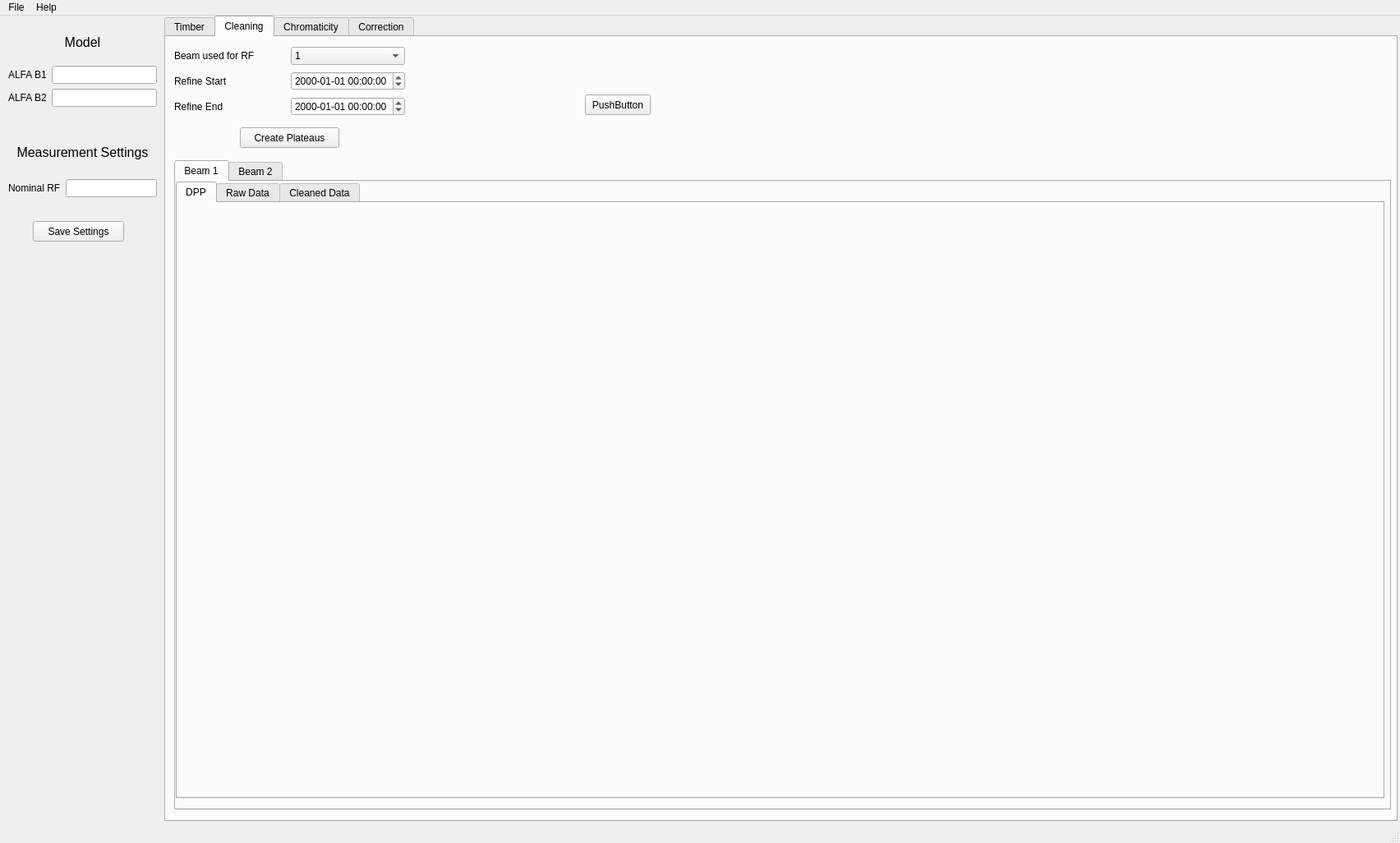
<?xml version="1.0" encoding="UTF-8"?>
<ui version="4.0">
 <class>mainWindow</class>
 <widget class="QMainWindow" name="mainWindow">
  <property name="geometry">
   <rect>
    <x>0</x>
    <y>0</y>
    <width>1704</width>
    <height>1026</height>
   </rect>
  </property>
  <property name="windowTitle">
   <string>Non-Linear Chromaticity GUI</string>
  </property>
  <widget class="QWidget" name="centralwidget">
   <widget class="QTabWidget" name="tabWidget">
    <property name="geometry">
     <rect>
      <x>200</x>
      <y>0</y>
      <width>1501</width>
      <height>981</height>
     </rect>
    </property>
    <property name="currentIndex">
     <number>1</number>
    </property>
    <widget class="QWidget" name="timberTab">
     <property name="font">
      <font>
       <weight>50</weight>
       <bold>false</bold>
      </font>
     </property>
     <attribute name="title">
      <string>Timber</string>
     </attribute>
     <widget class="QPushButton" name="extractTimberButton">
      <property name="geometry">
       <rect>
        <x>20</x>
        <y>110</y>
        <width>241</width>
        <height>25</height>
       </rect>
      </property>
      <property name="text">
       <string>Extract Data</string>
      </property>
     </widget>
     <widget class="QLabel" name="statusTimberExtractionLabel">
      <property name="geometry">
       <rect>
        <x>20</x>
        <y>150</y>
        <width>241</width>
        <height>141</height>
       </rect>
      </property>
      <property name="layoutDirection">
       <enum>Qt::LeftToRight</enum>
      </property>
      <property name="text">
       <string/>
      </property>
      <property name="alignment">
       <set>Qt::AlignHCenter|Qt::AlignTop</set>
      </property>
     </widget>
     <widget class="QWidget" name="">
      <property name="geometry">
       <rect>
        <x>10</x>
        <y>10</y>
        <width>301</width>
        <height>89</height>
       </rect>
      </property>
      <layout class="QGridLayout" name="gridLayout_3">
       <item row="2" column="1">
        <widget class="QDateTimeEdit" name="endTimeTimberEdit">
         <property name="date">
          <date>
           <year>2022</year>
           <month>1</month>
           <day>1</day>
          </date>
         </property>
         <property name="displayFormat">
          <string>yyyy-MM-dd HH:mm:ss</string>
         </property>
         <property name="calendarPopup">
          <bool>true</bool>
         </property>
        </widget>
       </item>
       <item row="1" column="0">
        <widget class="QLabel" name="label">
         <property name="toolTip">
          <string>Start time of measurement, in local time</string>
         </property>
         <property name="text">
          <string>Start of Measurement</string>
         </property>
        </widget>
       </item>
       <item row="1" column="1">
        <widget class="QDateTimeEdit" name="startTimeTimberEdit">
         <property name="dateTime">
          <datetime>
           <hour>0</hour>
           <minute>0</minute>
           <second>0</second>
           <year>2022</year>
           <month>1</month>
           <day>1</day>
          </datetime>
         </property>
         <property name="displayFormat">
          <string>yyyy-MM-dd HH:mm:ss</string>
         </property>
         <property name="calendarPopup">
          <bool>true</bool>
         </property>
        </widget>
       </item>
       <item row="2" column="0">
        <widget class="QLabel" name="label_2">
         <property name="toolTip">
          <string>End time of measurement, in local time</string>
         </property>
         <property name="text">
          <string>End of Measurement</string>
         </property>
        </widget>
       </item>
       <item row="3" column="0">
        <widget class="QLabel" name="label_3">
         <property name="text">
          <string>Extract raw BBQ</string>
         </property>
        </widget>
       </item>
       <item row="3" column="1">
        <widget class="QCheckBox" name="rawBBQCheckBox">
         <property name="sizePolicy">
          <sizepolicy hsizetype="Minimum" vsizetype="Fixed">
           <horstretch>0</horstretch>
           <verstretch>0</verstretch>
          </sizepolicy>
         </property>
         <property name="layoutDirection">
          <enum>Qt::LeftToRight</enum>
         </property>
         <property name="autoFillBackground">
          <bool>false</bool>
         </property>
         <property name="text">
          <string/>
         </property>
         <property name="tristate">
          <bool>false</bool>
         </property>
        </widget>
       </item>
      </layout>
     </widget>
    </widget>
    <widget class="QWidget" name="cleaningTab">
     <attribute name="title">
      <string>Cleaning</string>
     </attribute>
     <widget class="QPushButton" name="createPlateausButton">
      <property name="geometry">
       <rect>
        <x>90</x>
        <y>110</y>
        <width>121</width>
        <height>25</height>
       </rect>
      </property>
      <property name="text">
       <string>Create Plateaus</string>
      </property>
     </widget>
     <widget class="QTabWidget" name="cleaningPlotsTab">
      <property name="geometry">
       <rect>
        <x>10</x>
        <y>150</y>
        <width>1481</width>
        <height>791</height>
       </rect>
      </property>
      <property name="currentIndex">
       <number>0</number>
      </property>
      <widget class="QWidget" name="beam1PlotsTab">
       <attribute name="title">
        <string>Beam 1</string>
       </attribute>
       <widget class="QTabWidget" name="tabCleaningB1">
        <property name="geometry">
         <rect>
          <x>0</x>
          <y>0</y>
          <width>1471</width>
          <height>751</height>
         </rect>
        </property>
        <property name="currentIndex">
         <number>0</number>
        </property>
        <property name="tabBarAutoHide">
         <bool>true</bool>
        </property>
        <widget class="QWidget" name="tab">
         <attribute name="title">
          <string>DPP</string>
         </attribute>
         <widget class="QWidget" name="horizontalLayoutWidget">
          <property name="geometry">
           <rect>
            <x>0</x>
            <y>0</y>
            <width>1461</width>
            <height>711</height>
           </rect>
          </property>
          <layout class="QHBoxLayout" name="cleaningPlotB1Layout"/>
         </widget>
        </widget>
        <widget class="QWidget" name="tab_5">
         <attribute name="title">
          <string>Raw Data</string>
         </attribute>
         <widget class="QWidget" name="horizontalLayoutWidget_3">
          <property name="geometry">
           <rect>
            <x>0</x>
            <y>0</y>
            <width>1461</width>
            <height>711</height>
           </rect>
          </property>
          <layout class="QHBoxLayout" name="rawPlotB1Layout"/>
         </widget>
        </widget>
        <widget class="QWidget" name="tab_2">
         <attribute name="title">
          <string>Cleaned Data</string>
         </attribute>
        </widget>
       </widget>
      </widget>
      <widget class="QWidget" name="beam2PlotsTab">
       <attribute name="title">
        <string>Beam 2</string>
       </attribute>
       <widget class="QTabWidget" name="tabCleaningB2">
        <property name="geometry">
         <rect>
          <x>0</x>
          <y>0</y>
          <width>1471</width>
          <height>751</height>
         </rect>
        </property>
        <property name="currentIndex">
         <number>0</number>
        </property>
        <property name="tabBarAutoHide">
         <bool>false</bool>
        </property>
        <widget class="QWidget" name="tab_3">
         <attribute name="title">
          <string>DPP</string>
         </attribute>
         <widget class="QWidget" name="horizontalLayoutWidget_2">
          <property name="geometry">
           <rect>
            <x>0</x>
            <y>0</y>
            <width>1461</width>
            <height>711</height>
           </rect>
          </property>
          <layout class="QHBoxLayout" name="cleaningPlotB2Layout"/>
         </widget>
        </widget>
        <widget class="QWidget" name="tab_6">
         <attribute name="title">
          <string>Raw Data</string>
         </attribute>
         <widget class="QWidget" name="horizontalLayoutWidget_4">
          <property name="geometry">
           <rect>
            <x>0</x>
            <y>0</y>
            <width>1461</width>
            <height>711</height>
           </rect>
          </property>
          <layout class="QHBoxLayout" name="rawPlotB2Layout"/>
         </widget>
        </widget>
        <widget class="QWidget" name="tab_4">
         <attribute name="title">
          <string>Cleaned Data</string>
         </attribute>
        </widget>
       </widget>
      </widget>
     </widget>
     <widget class="QWidget" name="cleaningWidget" native="true">
      <property name="geometry">
       <rect>
        <x>320</x>
        <y>10</y>
        <width>401</width>
        <height>151</height>
       </rect>
      </property>
      <widget class="QPushButton" name="pushButton">
       <property name="geometry">
        <rect>
         <x>190</x>
         <y>60</y>
         <width>80</width>
         <height>25</height>
        </rect>
       </property>
       <property name="text">
        <string>PushButton</string>
       </property>
      </widget>
     </widget>
     <widget class="QWidget" name="">
      <property name="geometry">
       <rect>
        <x>10</x>
        <y>10</y>
        <width>281</width>
        <height>91</height>
       </rect>
      </property>
      <layout class="QGridLayout" name="gridLayout_4">
       <item row="0" column="0">
        <widget class="QLabel" name="label_4">
         <property name="toolTip">
          <string>The RF Frequency isn't always registered for both beams. Usually only BEAM 1 contains the data.</string>
         </property>
         <property name="text">
          <string>Beam used for RF</string>
         </property>
        </widget>
       </item>
       <item row="0" column="1">
        <widget class="QComboBox" name="rfBeamComboBox">
         <property name="layoutDirection">
          <enum>Qt::LeftToRight</enum>
         </property>
         <property name="insertPolicy">
          <enum>QComboBox::InsertAtBottom</enum>
         </property>
         <property name="modelColumn">
          <number>0</number>
         </property>
         <item>
          <property name="text">
           <string>1</string>
          </property>
         </item>
         <item>
          <property name="text">
           <string>2</string>
          </property>
         </item>
        </widget>
       </item>
       <item row="1" column="0">
        <widget class="QLabel" name="label_5">
         <property name="text">
          <string>Refine Start</string>
         </property>
        </widget>
       </item>
       <item row="1" column="1">
        <widget class="QDateTimeEdit" name="startPlateauDateTimeEdit">
         <property name="displayFormat">
          <string>yyyy-MM-dd HH:mm:ss</string>
         </property>
        </widget>
       </item>
       <item row="2" column="0">
        <widget class="QLabel" name="label_6">
         <property name="text">
          <string>Refine End</string>
         </property>
        </widget>
       </item>
       <item row="2" column="1">
        <widget class="QDateTimeEdit" name="endPlateauDateTimeEdit">
         <property name="displayFormat">
          <string>yyyy-MM-dd HH:mm:ss</string>
         </property>
        </widget>
       </item>
      </layout>
     </widget>
    </widget>
    <widget class="QWidget" name="chromaticityTab">
     <attribute name="title">
      <string>Chromaticity</string>
     </attribute>
    </widget>
    <widget class="QWidget" name="correctionTab">
     <attribute name="title">
      <string>Correction</string>
     </attribute>
    </widget>
   </widget>
   <widget class="QWidget" name="layoutWidget">
    <property name="geometry">
     <rect>
      <x>10</x>
      <y>140</y>
      <width>181</width>
      <height>81</height>
     </rect>
    </property>
    <layout class="QVBoxLayout" name="verticalLayout_2">
     <item>
      <widget class="QLabel" name="measurementLabel">
       <property name="font">
        <font>
         <pointsize>12</pointsize>
        </font>
       </property>
       <property name="text">
        <string>Measurement Settings</string>
       </property>
       <property name="alignment">
        <set>Qt::AlignCenter</set>
       </property>
      </widget>
     </item>
     <item>
      <layout class="QGridLayout" name="gridLayout_2">
       <item row="0" column="1">
        <widget class="QLineEdit" name="nominalRfLineEdit">
         <property name="enabled">
          <bool>true</bool>
         </property>
         <property name="text">
          <string/>
         </property>
        </widget>
       </item>
       <item row="0" column="0">
        <widget class="QLabel" name="nominalRfLabel">
         <property name="toolTip">
          <string>&lt;html&gt;&lt;head/&gt;&lt;body&gt;&lt;p&gt;Nominal Frequency of the RF (Usually around 400_788_869).&lt;/p&gt;&lt;p&gt;If set to 0 or &lt;span style=&quot; font-style:italic;&quot;&gt;None&lt;/span&gt;, it will default to the first value of the measurement.&lt;/p&gt;&lt;/body&gt;&lt;/html&gt;</string>
         </property>
         <property name="text">
          <string>Nominal RF</string>
         </property>
        </widget>
       </item>
      </layout>
     </item>
    </layout>
   </widget>
   <widget class="QPushButton" name="saveSettingsButton">
    <property name="geometry">
     <rect>
      <x>40</x>
      <y>250</y>
      <width>111</width>
      <height>25</height>
     </rect>
    </property>
    <property name="text">
     <string>Save Settings</string>
    </property>
   </widget>
   <widget class="QWidget" name="">
    <property name="geometry">
     <rect>
      <x>10</x>
      <y>10</y>
      <width>181</width>
      <height>101</height>
     </rect>
    </property>
    <layout class="QVBoxLayout" name="verticalLayout">
     <item>
      <widget class="QLabel" name="modelLabel">
       <property name="font">
        <font>
         <pointsize>12</pointsize>
        </font>
       </property>
       <property name="toolTip">
        <string>Model information. Click for more details.</string>
       </property>
       <property name="text">
        <string>Model</string>
       </property>
       <property name="alignment">
        <set>Qt::AlignCenter</set>
       </property>
      </widget>
     </item>
     <item>
      <layout class="QGridLayout" name="gridLayout">
       <item row="0" column="1">
        <widget class="QLineEdit" name="alfaB1LineEdit">
         <property name="enabled">
          <bool>true</bool>
         </property>
         <property name="text">
          <string/>
         </property>
        </widget>
       </item>
       <item row="0" column="0">
        <widget class="QLabel" name="alfaB1Label">
         <property name="text">
          <string>ALFA B1</string>
         </property>
        </widget>
       </item>
       <item row="1" column="0">
        <widget class="QLabel" name="alfaB2Label">
         <property name="text">
          <string>ALFA B2</string>
         </property>
        </widget>
       </item>
       <item row="1" column="1">
        <widget class="QLineEdit" name="alfaB2LineEdit">
         <property name="enabled">
          <bool>true</bool>
         </property>
         <property name="text">
          <string/>
         </property>
        </widget>
       </item>
      </layout>
     </item>
    </layout>
   </widget>
  </widget>
  <widget class="QMenuBar" name="menubar">
   <property name="geometry">
    <rect>
     <x>0</x>
     <y>0</y>
     <width>1704</width>
     <height>22</height>
    </rect>
   </property>
   <widget class="QMenu" name="menuFile">
    <property name="title">
     <string>File</string>
    </property>
    <addaction name="separator"/>
    <addaction name="actionNew"/>
    <addaction name="actionOpen"/>
    <addaction name="separator"/>
    <addaction name="actionQuit"/>
   </widget>
   <widget class="QMenu" name="menuAbout">
    <property name="title">
     <string>Help</string>
    </property>
    <addaction name="actionAbout"/>
   </widget>
   <addaction name="menuFile"/>
   <addaction name="menuAbout"/>
  </widget>
  <widget class="QStatusBar" name="statusbar"/>
  <action name="actionNew">
   <property name="text">
    <string>New</string>
   </property>
  </action>
  <action name="actionOpen">
   <property name="text">
    <string>Open</string>
   </property>
  </action>
  <action name="actionAbout">
   <property name="text">
    <string>About</string>
   </property>
  </action>
  <action name="actionQuit">
   <property name="text">
    <string>Quit</string>
   </property>
  </action>
 </widget>
 <resources/>
 <connections>
  <connection>
   <sender>actionNew</sender>
   <signal>triggered()</signal>
   <receiver>mainWindow</receiver>
   <slot>newMeasurementClicked()</slot>
   <hints>
    <hint type="sourcelabel">
     <x>-1</x>
     <y>-1</y>
    </hint>
    <hint type="destinationlabel">
     <x>849</x>
     <y>512</y>
    </hint>
   </hints>
  </connection>
  <connection>
   <sender>actionOpen</sender>
   <signal>triggered()</signal>
   <receiver>mainWindow</receiver>
   <slot>openMeasurementClicked()</slot>
   <hints>
    <hint type="sourcelabel">
     <x>-1</x>
     <y>-1</y>
    </hint>
    <hint type="destinationlabel">
     <x>849</x>
     <y>512</y>
    </hint>
   </hints>
  </connection>
  <connection>
   <sender>actionQuit</sender>
   <signal>triggered()</signal>
   <receiver>mainWindow</receiver>
   <slot>close()</slot>
   <hints>
    <hint type="sourcelabel">
     <x>-1</x>
     <y>-1</y>
    </hint>
    <hint type="destinationlabel">
     <x>849</x>
     <y>512</y>
    </hint>
   </hints>
  </connection>
  <connection>
   <sender>extractTimberButton</sender>
   <signal>clicked()</signal>
   <receiver>mainWindow</receiver>
   <slot>extractTimberClicked()</slot>
   <hints>
    <hint type="sourcelabel">
     <x>342</x>
     <y>173</y>
    </hint>
    <hint type="destinationlabel">
     <x>851</x>
     <y>512</y>
    </hint>
   </hints>
  </connection>
  <connection>
   <sender>createPlateausButton</sender>
   <signal>clicked()</signal>
   <receiver>mainWindow</receiver>
   <slot>createPlateausClicked()</slot>
   <hints>
    <hint type="sourcelabel">
     <x>322</x>
     <y>173</y>
    </hint>
    <hint type="destinationlabel">
     <x>851</x>
     <y>512</y>
    </hint>
   </hints>
  </connection>
  <connection>
   <sender>saveSettingsButton</sender>
   <signal>clicked()</signal>
   <receiver>mainWindow</receiver>
   <slot>saveSettingsClicked()</slot>
   <hints>
    <hint type="sourcelabel">
     <x>95</x>
     <y>284</y>
    </hint>
    <hint type="destinationlabel">
     <x>851</x>
     <y>512</y>
    </hint>
   </hints>
  </connection>
 </connections>
 <slots>
  <slot>newMeasurementClicked()</slot>
  <slot>openMeasurementClicked()</slot>
  <slot>closeGui()</slot>
  <slot>extractTimberClicked()</slot>
  <slot>createPlateausClicked()</slot>
  <slot>saveSettingsClicked()</slot>
 </slots>
</ui>
